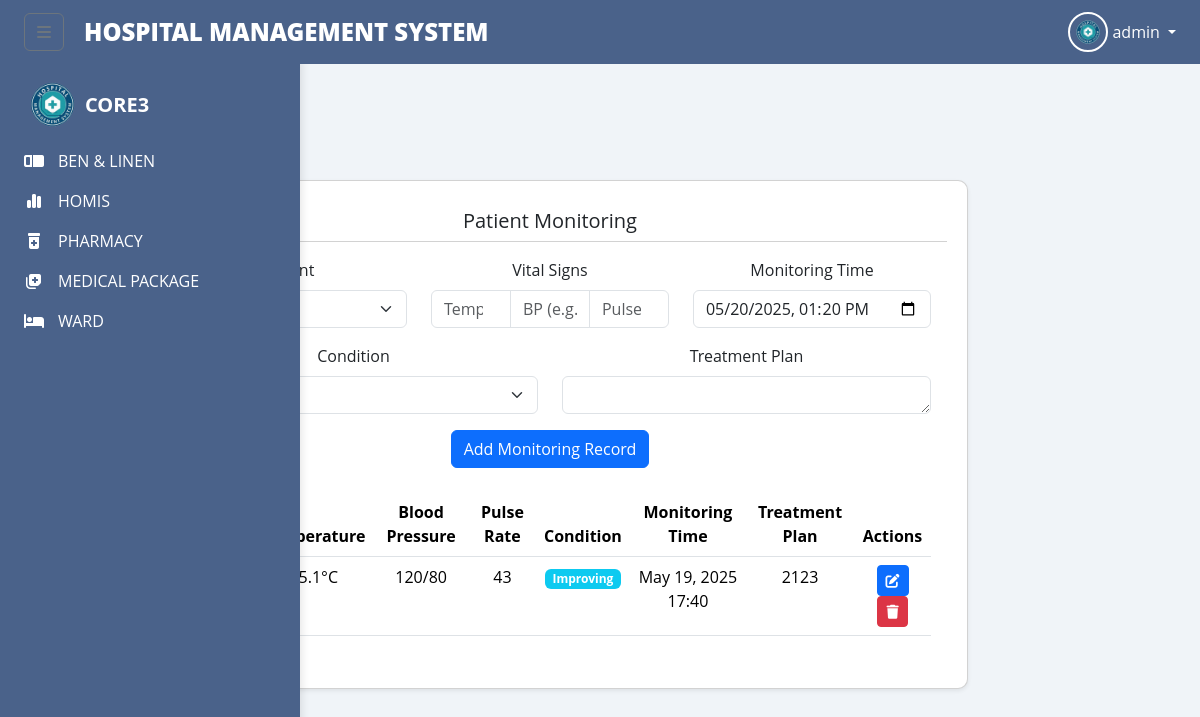
The app's page /patient_monitoring.php (signed in) with its own data.
### tables this page shows
CREATE TABLE `patient_monitoring` (
  `monitoring_id` int(11) NOT NULL,
  `patient_id` int(11) NOT NULL,
  `temperature` decimal(4,1) DEFAULT NULL,
  `blood_pressure` varchar(20) DEFAULT NULL,
  `pulse_rate` int(11) DEFAULT NULL,
  `condition` enum('stable','critical','improving','deteriorating') NOT NULL DEFAULT 'stable',
  `monitoring_time` datetime NOT NULL,
  `treatment_plan` text DEFAULT NULL,
  `created_by` int(11) NOT NULL,
  `created_at` timestamp NOT NULL DEFAULT current_timestamp()
);

### patient_monitoring.php (the view, shortened to what this page needs)
<?php
include 'config.php';
try {
    $conn->query("ALTER TABLE patient_monitoring ADD COLUMN treatment_plan TEXT NULL AFTER monitoring_time");
} catch (mysqli_sql_exception $e) {}
try {
    $conn->query("ALTER TABLE patient_monitoring DROP COLUMN notes");
} catch (mysqli_sql_exception $e) {}
$records = [];
$query = "
    SELECT pm.*, CONCAT(p.first_name, ' ', p.last_name) as patient_name
    FROM patient_monitoring pm
    LEFT JOIN patients p ON pm.patient_id = p.patient_id
    ORDER BY pm.monitoring_time DESC
";
$result = $conn->query($query);
if ($result) {
    while ($row = $result->fetch_assoc()) {
        $records[] = $row;
    }
}
?>
<!DOCTYPE html>
<html lang="en">
<head>
    <link href="https://cdn.jsdelivr.net/npm/bootstrap@5.3.3/dist/css/bootstrap.min.css" rel="stylesheet">
    <link rel="stylesheet" href="https://cdnjs.cloudflare.com/ajax/libs/font-awesome/6.5.2/css/all.min.css">
    <link href='https://unpkg.com/boxicons@2.1.4/css/boxicons.min.css' rel='stylesheet'>
    <link rel="stylesheet" href="../components/tm.css">
</head>
<body>
    <?php include_once 'index.php'; ?>
    <div class="main-content">
        <div class="container-fluid">
            <div class="row">
                <div class="col-12">
                    <div class="card shadow-sm">
                        <div class="card-header bg-white">
                            <h5 class="mb-0">Patient Monitoring</h5>
                        </div>
                        <div class="card-body">
                            <form method="POST" class="mb-4">
                                <div class="row">
                                    <div class="col-md-4 mb-3">
                                        <label class="form-label">Patient</label>
                                    </div>
                                    <div class="col-md-4 mb-3">
                                        <label class="form-label">Vital Signs</label>
                                        <div class="input-group">
                                            <input type="number" name="temperature" class="form-control" placeholder="Temp (°C)" step="0.1" min="35.0" max="42.0" required>
                                            <input type="text" name="blood_pressure" class="form-control" placeholder="BP (e.g. 120/80)" pattern="[0-9]{2,3}/[0-9]{2,3}" required>
                                            <input type="number" name="pulse_rate" class="form-control" placeholder="Pulse" min="40" max="220" required>
                                        </div>
                                    </div>
                                    <div class="col-md-4 mb-3">
                                        <label class="form-label">Monitoring Time</label>
                                        <input type="datetime-local" name="monitoring_time" class="form-control" value="<?php echo date('Y-m-d\TH:i'); ?>" required>
                                    </div>
                                </div>
                                <div class="row">
                                    <div class="col-md-6 mb-3">
                                        <label class="form-label">Condition</label>
                                        <select name="condition" class="form-select" required>
                                            <option value="stable">Stable</option>
                                        </select>
                                    </div>
                                    <div class="col-md-6 mb-3">
                                        <label class="form-label">Treatment Plan</label>
                                        <textarea name="treatment_plan" class="form-control" rows="1"></textarea>
                                    </div>
                                </div>
                                <button type="submit" class="btn btn-primary">Add Monitoring Record</button>
                            </form>
                            <div class="table-responsive">
                                <table class="table table-hover">
                                    <thead>
                                        <tr>
                                            <th>Patient Name</th>
                                            <th>Temperature</th>
                                            <th>Blood Pressure</th>
                                            <th>Pulse Rate</th>
                                            <th>Condition</th>
                                            <th>Monitoring Time</th>
                                            <th>Treatment Plan</th>
                                            <th>Actions</th>
                                        </tr>
                                    </thead>
                                    <tbody>
                                        <?php if (count($records) > 0): ?>
                                            <?php foreach ($records as $record): ?>
                                                <tr>
                                                    <td>
                                                    </td>
                                                    <td><?php echo $record['temperature']; ?>°C</td>
                                                    <td><?php echo htmlspecialchars($record['blood_pressure']); ?></td>
                                                    <td><?php echo $record['pulse_rate']; ?></td>
                                                    <td>
                                                        <?php if ($record['condition'] === 'stable'): ?>
                                                            <span class="badge bg-success">Stable</span>
                                                        <?php elseif ($record['condition'] === 'critical'): ?>
                                                            <span class="badge bg-danger">Critical</span>
                                                        <?php elseif ($record['condition'] === 'improving'): ?>
                                                            <span class="badge bg-info">Improving</span>
                                                        <?php elseif ($record['condition'] === 'deteriorating'): ?>
                                                            <span class="badge bg-warning">Deteriorating</span>
                                                        <?php endif; ?>
                                                    </td>
                                                    <td><?php echo date('M d, Y H:i', strtotime($record['monitoring_time'])); ?></td>
                                                    <td><?php echo htmlspecialchars($record['treatment_plan']); ?></td>
                                                    <td>
                                                        <button class="btn btn-sm btn-primary"
                                                                onclick="editRecord(<?php echo $record['monitoring_id']; ?>,
                                                                '<?php echo $record['temperature']; ?>',
                                                                '<?php echo $record['blood_pressure']; ?>',
                                                                <?php echo $record['pulse_rate']; ?>,
                                                                '<?php echo $record['condition']; ?>',
                                                                '<?php echo addslashes($record['treatment_plan'] ?? ''); ?>')">
                                                            <i class="fas fa-edit"></i>
                                                        </button>
                                                        <a href="?delete=<?php echo $record['monitoring_id']; ?>"
                                                           class="btn btn-sm btn-danger"
                                                           onclick="return confirm('Are you sure you want to delete this record?')">
                                                            <i class="fas fa-trash"></i>
                                                        </a>
                                                    </td>
                                                </tr>
                                            <?php endforeach; ?>
                                        <?php else: ?>
                                            <tr>
                                                <td colspan="8" class="text-center">No monitoring records found</td>
                                            </tr>
                                        <?php endif; ?>
                                    </tbody>
                                </table>
                            </div>
                        </div>
                    </div>
                </div>
            </div>
        </div>
    </div>
</body>
</html>

### patient_monitoring.php (style rules this page uses)
.main-content { margin-left: 300px; transition: margin-left 0.3s; padding: 20px; width: calc(100% - 300px); }
.container-fluid { padding: 0; margin: 0; width: 100%; }
.card { margin-bottom: 20px; }

### index.php (style rules this page uses)
body { font-family: 'Open Sans', sans-serif; background-color: #F0F4F8; }
.main-content { margin-left: 0; transition: margin-left 0.3s; padding-top: 64px; }
#sidebar:not(.collapsed) ~ .main-content { margin-left: 100px; }
.card { background-color: #fff; border-radius: 10px; box-shadow: 0 6px 12px rgba(0,0,0,0.08); padding: 20px; flex: 1 1 250px; text-align: center; transition: transform 0.3s, box-shadow 0.3s; }

### records on screen
patient_monitoring: temperature "35.1", blood_pressure "120/80", pulse_rate "43", condition "Improving", monitoring_time "May 19, 2025 17:40", treatment_plan "2123"

### other values on screen
$_SESSION['account_type'] "admin"
